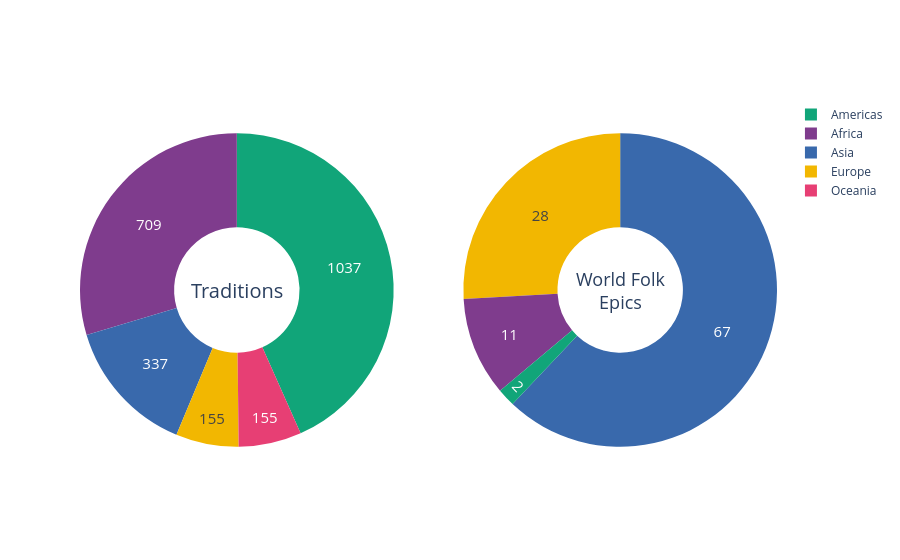

The notebook cell saved with this chart:
### Code cell
#A traditions vs. epics comparison
fig5 = make_subplots(rows = 1, cols = 2, specs=[[{'type':'domain'}, {'type':'domain'}]])

colors = px.colors.qualitative.Bold # Or Light24, Bold, etc.

fig5.add_trace(
    go.Pie(
    labels = continent.index,
    values=continent.values,
    name="Traditions by Continent"),
    row=1, col=1
    )
#I should write something short about what a tradition is, how it's essentially a culture or a larger idea of a tribe, a community

fig5.add_trace(
    go.Pie(
    labels = epicscontinent.index,
    values=epicscontinent.values,
    name="World Folk Epics by Continent"),
    row=1, col=2
    )

fig5.update_layout(title={
        # 'text': "Traditions Vs. Recognized World Folk Epics by Continent", 
        'x':0.5,
        'xanchor': "center"}, 
                   annotations=[dict(text='Traditions', x=sum(fig5.get_subplot(1, 1).x) / 2, y=0.5,
                      font_size=20, showarrow=False, xanchor="center"),
                 dict(text='World Folk<br>Epics', x=sum(fig5.get_subplot(1, 2).x) / 2, y=0.5,
                      font_size=18, showarrow=False, xanchor="center")])

fig5.update_traces(hole=.4, hoverinfo='label+percent', textinfo='value', textfont_size=15,
                  marker=dict(colors=colors))
fig5.show()
#I chose to group North and South America so the comparison would be better
#I also edited the mapping so that Uralic is European and NE Caucasia is Asian so there wouldn't be a Asian/European category

#There are probably better ways to compare I tried a geo Bubble map and I simply could NOT get it to work 
#i used ISO-3 instead of log/lat and made a new column with their respective ISO-3 continent coordinates but it wouldnt work
#sometimes :) you have to tell yourself "it's good enough, go to bed"

### Figure 1 — Plotly figure (JSON) as saved in the notebook; plotly's stock layout.template omitted (floating-point values rounded to 4 significant figures)
{"data": [{"domain": {"x": [0, 0.45], "y": [0, 1]}, "hole": 0.4, "hoverinfo": "label+percent", "labels": ["Africa", "Americas", "Asia", "Europe", "Oceania"], "marker": {"colors": ["rgb(127, 60, 141)", "rgb(17, 165, 121)", "rgb(57, 105, 172)", "rgb(242, 183, 1)", "rgb(231, 63, 116)", "rgb(128, 186, 90)", "rgb(230, 131, 16)", "rgb(0, 134, 149)", "rgb(207, 28, 144)", "rgb(249, 123, 114)", "rgb(165, 170, 153)"]}, "name": "Traditions by Continent", "textfont": {"size": 15}, "textinfo": "value", "type": "pie", "values": [709, 1037, 337, 155, 155]}, {"domain": {"x": [0.55, 1], "y": [0, 1]}, "hole": 0.4, "hoverinfo": "label+percent", "labels": ["Africa", "Americas", "Asia", "Europe"], "marker": {"colors": ["rgb(127, 60, 141)", "rgb(17, 165, 121)", "rgb(57, 105, 172)", "rgb(242, 183, 1)", "rgb(231, 63, 116)", "rgb(128, 186, 90)", "rgb(230, 131, 16)", "rgb(0, 134, 149)", "rgb(207, 28, 144)", "rgb(249, 123, 114)", "rgb(165, 170, 153)"]}, "name": "World Folk Epics by Continent", "textfont": {"size": 15}, "textinfo": "value", "type": "pie", "values": [11, 2, 67, 28]}], "layout": {"annotations": [{"font": {"size": 20}, "showarrow": false, "text": "Traditions", "x": 0.225, "xanchor": "center", "y": 0.5}, {"font": {"size": 18}, "showarrow": false, "text": "World Folk<br>Epics", "x": 0.775, "xanchor": "center", "y": 0.5}], "title": {"x": 0.5, "xanchor": "center"}}}
